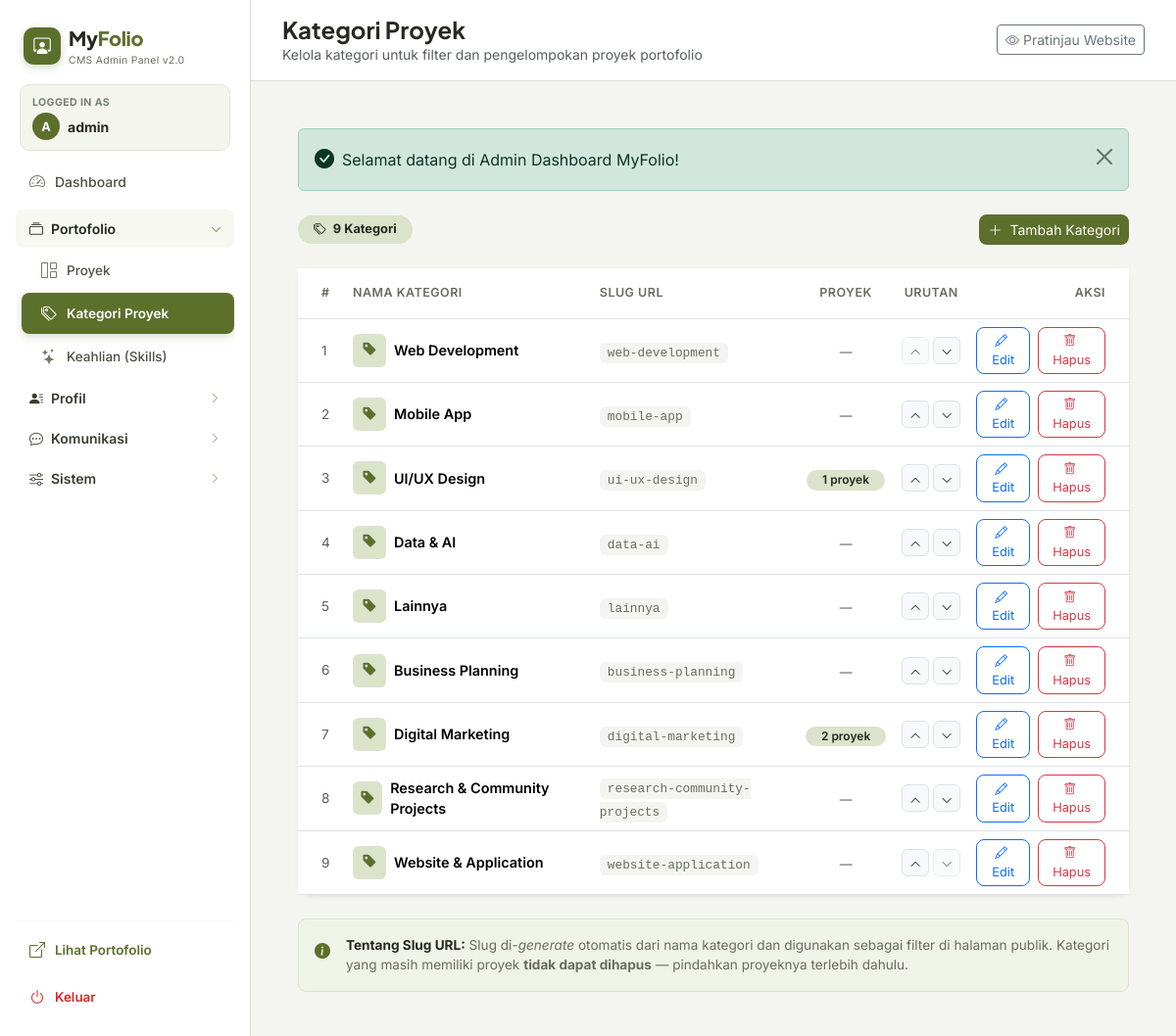
The app's page /admin/categories.php (signed in) with its own data.
### tables this page shows
CREATE TABLE `project_categories` (
  `id` int(10) unsigned NOT NULL AUTO_INCREMENT,
  `category_name` varchar(100) NOT NULL,
  `slug` varchar(100) NOT NULL,
  `sort_order` tinyint(3) unsigned NOT NULL DEFAULT 0,
  `created_at` timestamp NOT NULL DEFAULT current_timestamp(),
  PRIMARY KEY (`id`),
  UNIQUE KEY `uk_slug` (`slug`)
);

### includes/functions.php (called while the page is built, shortened)
<?php
function e(?string $value): string {
    return htmlspecialchars($value ?? '', ENT_QUOTES, 'UTF-8');
}

### admin/categories.php (the view, shortened to what this page needs)
<?php
require_once __DIR__ . '/includes/admin_init.php';
$categories = $pdo->query("
    SELECT pc.*,
           COUNT(p.id) AS project_count
    FROM project_categories pc
    LEFT JOIN projects p ON p.category_id = pc.id
    GROUP BY pc.id
    ORDER BY pc.sort_order ASC, pc.id ASC
")->fetchAll();
$totalCats = count($categories);
require_once __DIR__ . '/includes/admin_header.php';
?>
<div class="d-flex justify-content-between align-items-center mb-4">
    <div>
        <span class="badge rounded-pill px-3 py-2" style="background:var(--color-soft-olive);color:var(--color-dark);font-size:.8rem;">
            <i class="bi bi-tags me-1"></i> <?= $totalCats ?> Kategori
        </span>
    </div>
    <button class="btn btn-sm d-flex align-items-center gap-2"
            style="background:var(--color-primary);color:#fff;border-radius:var(--radius-button);"
            data-bs-toggle="modal" data-bs-target="#modalAdd">
        <i class="bi bi-plus-lg"></i> Tambah Kategori
    </button>
</div>
<div class="card border-0 shadow-sm" style="border-radius:var(--radius-card);">
    <div class="card-body p-0">
        <?php if (empty($categories)): ?>
            <div class="text-center py-5 text-muted">
                <i class="bi bi-tags fs-1 d-block mb-3 opacity-25"></i>
                <p class="mb-3">Belum ada kategori. Tambahkan kategori pertama Anda.</p>
                <button class="btn btn-sm btn-primary" data-bs-toggle="modal" data-bs-target="#modalAdd">
                    + Tambah Kategori
                </button>
            </div>
        <?php else: ?>
        <div class="table-responsive">
            <table class="table table-hover align-middle mb-0">
                <thead style="background:var(--color-background);">
                    <tr>
                        <th class="ps-4 py-3" style="width:48px;color:var(--color-muted);font-size:.78rem;font-weight:600;text-transform:uppercase;letter-spacing:.5px;">#</th>
                        <th class="py-3" style="color:var(--color-muted);font-size:.78rem;font-weight:600;text-transform:uppercase;letter-spacing:.5px;">Nama Kategori</th>
                        <th class="py-3" style="color:var(--color-muted);font-size:.78rem;font-weight:600;text-transform:uppercase;letter-spacing:.5px;">Slug URL</th>
                        <th class="py-3 text-center" style="color:var(--color-muted);font-size:.78rem;font-weight:600;text-transform:uppercase;letter-spacing:.5px;">Proyek</th>
                        <th class="py-3 text-center" style="color:var(--color-muted);font-size:.78rem;font-weight:600;text-transform:uppercase;letter-spacing:.5px;">Urutan</th>
                        <th class="py-3 text-end pe-4" style="color:var(--color-muted);font-size:.78rem;font-weight:600;text-transform:uppercase;letter-spacing:.5px;">Aksi</th>
                    </tr>
                </thead>
                <tbody>
                    <?php foreach ($categories as $i => $cat): ?>
                    <tr>
                        <td class="ps-4 text-muted" style="font-size:.85rem;"><?= $i + 1 ?></td>
                        <td>
                            <div class="d-flex align-items-center gap-2">
                                <span class="d-inline-flex align-items-center justify-content-center rounded-2"
                                      style="width:34px;height:34px;background:var(--color-soft-olive);color:var(--color-primary);font-size:.95rem;">
                                    <i class="bi bi-tag-fill"></i>
                                </span>
                                <span class="fw-semibold" style="font-size:.9rem;"><?= e($cat['category_name']) ?></span>
                            </div>
                        </td>
                        <td>
                            <code style="background:var(--color-background);padding:3px 8px;border-radius:6px;font-size:.8rem;color:var(--color-muted);">
                                <?= e($cat['slug']) ?>
                            </code>
                        </td>
                        <td class="text-center">
                            <?php if ($cat['project_count'] > 0): ?>
                                <span class="badge rounded-pill px-3"
                                      style="background:var(--color-soft-olive);color:var(--color-dark);font-weight:600;">
                                    <?= $cat['project_count'] ?> proyek
                                </span>
                            <?php else: ?>
                                <span class="text-muted" style="font-size:.8rem;">—</span>
                            <?php endif; ?>
                        </td>
                        <td class="text-center">
                            <div class="d-flex justify-content-center gap-1">
                                <form method="POST" action="categories.php">
                                    <button type="submit" class="btn btn-xs btn-light border" style="width:28px;height:28px;padding:0;line-height:1;"
                                            <?= $i === 0 ? 'disabled' : '' ?> title="Pindah ke atas">
                                        <i class="bi bi-chevron-up" style="font-size:.7rem;"></i>
                                    </button>
                                </form>
                                <form method="POST" action="categories.php">
                                    <button type="submit" class="btn btn-xs btn-light border" style="width:28px;height:28px;padding:0;line-height:1;"
                                            <?= $i === $totalCats - 1 ? 'disabled' : '' ?> title="Pindah ke bawah">
                                        <i class="bi bi-chevron-down" style="font-size:.7rem;"></i>
                                    </button>
                                </form>
                            </div>
                        </td>
                        <td class="text-end pe-4">
                            <div class="d-flex justify-content-end gap-2">
                                <button class="btn btn-sm btn-outline-primary"
                                        style="border-radius:8px;font-size:.8rem;"
                                        onclick="openEdit(<?= $cat['id'] ?>, <?= json_encode($cat['category_name']) ?>, <?= json_encode($cat['slug']) ?>)">
                                    <i class="bi bi-pencil me-1"></i>Edit
                                </button>
                                <form method="POST" action="categories.php"
                                      onsubmit="return confirmDelete(this, <?= json_encode($cat['category_name']) ?>, <?= (int)$cat['project_count'] ?>)">
                                    <button type="submit" class="btn btn-sm btn-outline-danger"
                                            style="border-radius:8px;font-size:.8rem;">
                                        <i class="bi bi-trash me-1"></i>Hapus
                                    </button>
                                </form>
                            </div>
                        </td>
                    </tr>
                    <?php endforeach; ?>
                </tbody>
            </table>
        </div>
        <?php endif; ?>
    </div>
</div>
<div class="mt-4 p-3 rounded-3 d-flex align-items-start gap-3"
     style="background:#F0F4E8;border:1px solid #DCE3CB;">
    <i class="bi bi-info-circle-fill mt-1" style="color:var(--color-primary);font-size:1rem;flex-shrink:0;"></i>
    <div style="font-size:.85rem;color:var(--color-muted);">
        <strong style="color:var(--color-dark);">Tentang Slug URL:</strong>
        Slug di-<em>generate</em> otomatis dari nama kategori dan digunakan sebagai filter di halaman publik.
        Kategori yang masih memiliki proyek <strong>tidak dapat dihapus</strong> — pindahkan proyeknya terlebih dahulu.
    </div>
</div>
<?php require_once __DIR__ . '/includes/admin_footer.php'; ?>

### assets/css/admin.css (style rules this page uses)
:root { --color-primary: #5C6F2B; --color-primary-hover: #495822; --color-background: #F4F5F1; --color-sidebar: #FFFFFF; --color-dark: #25291F; --color-soft-olive: #DCE3CB; --color-white: #FFFFFF; --color-muted: #686D60; --color-border: #D8DAD2; --radius-card: 14px; --radius-button: 8px; --shadow-sm: 0 2px 6px rgba(0, 0, 0, 0.04); }
body { font-family: 'Inter', sans-serif; background-color: var(--color-background); color: var(--color-dark); }

### records on screen
project_categories: category_name "Web Development", slug "web-development"
project_categories: category_name "Mobile App", slug "mobile-app"
project_categories: category_name "UI/UX Design", slug "ui-ux-design", project_count "1"
project_categories: category_name "Data & AI", slug "data-ai"
project_categories: category_name "Lainnya", slug "lainnya"
project_categories: category_name "Business Planning", slug "business-planning"
project_categories: category_name "Digital Marketing", slug "digital-marketing", project_count "2"
project_categories: category_name "Research & Community Projects", slug "research-community-projects"
project_categories: category_name "Website & Application", slug "website-application"

### other values on screen
substr($_SESSION['admin_username'] ?? 'A', 0, 1) "A"
$_SESSION['admin_username'] "admin"
$pageTitle "Kategori Proyek"
$pageSubtitle "Kelola kategori untuk filter dan pengelompokan proyek portofolio"
$flash['message'] "Selamat datang di Admin Dashboard MyFolio!"
$totalCats "9"
